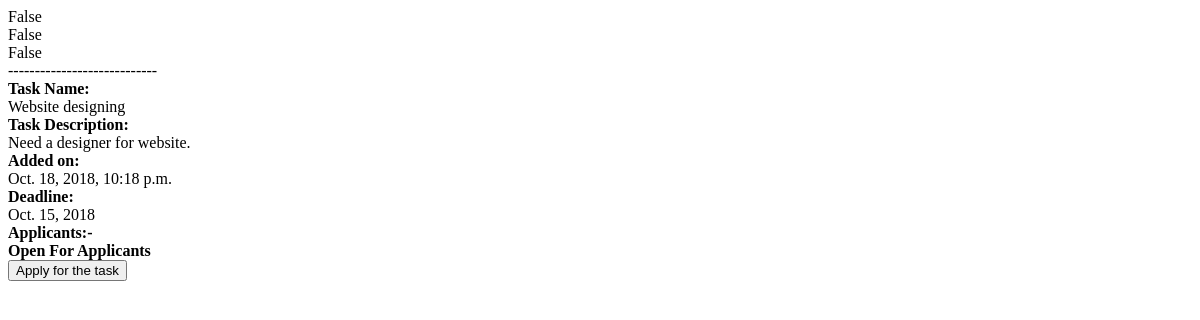
The page /portal/1/task_description/1/ on the database as committed earlier.
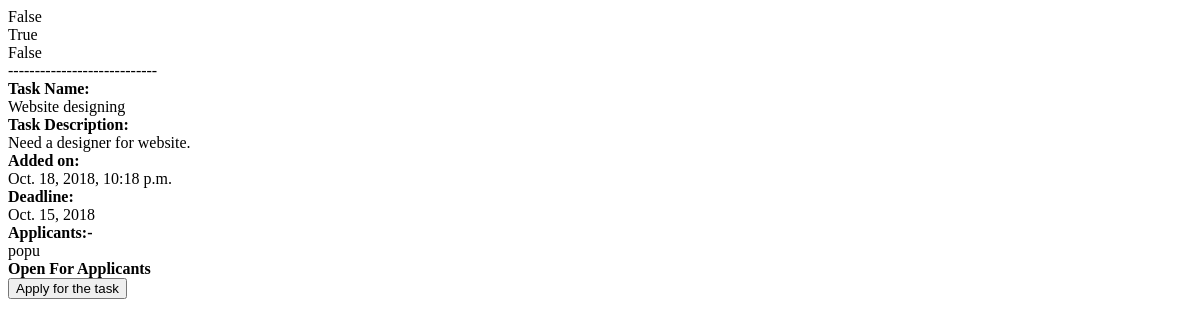
The same page on the database as committed later.
### Portal/models.py (models this page shows, shortened)
class Applicant(models.Model):
    user = models.ForeignKey(CustomUser, on_delete=models.CASCADE)
    task = models.ForeignKey(Task, on_delete=models.CASCADE)
    time_of_application = models.DateTimeField(default=datetime.datetime.now())

class CustomUser(models.Model):
    user = models.OneToOneField(User, on_delete=models.CASCADE)
    phone_number = models.IntegerField(blank=False, default=None)
    bio = models.TextField(max_length=500, default=None)
    image = models.ImageField(upload_to='profiles')
    batchYear = models.CharField(max_length=4, choices=(
        ("None", "None"), ("UG-1", "UG-1"), ("UG-2", "UG-2"), ("UG-3", "UG-3"), ("UG-4", "UG-4"), ("MS", "MS"),
        ("Ph.D", "Ph.D")), default='None')
    gender = models.CharField(max_length=1, choices=(("Male", "Male"), ("Female", "Female")), default="Male", blank=False)

### Portal/views.py (the view, shortened to what this page needs)
# urls.py: path('<int:project_id>/task_description/<int:task_id>/', task_description, name='task_description')
def task_description(request, project_id, task_id):
    task = Task.objects.get(id=task_id, project=project_id)
    context = dict()
    context['task'] = task
    context['is_leader'] = (task.project.leader.user == request.user)
    context['applicants'] = task.applicant_set.all()
    context['has_applicants'] = bool(len(context['applicants']))
    context['is_alloted'] = bool(len(task.contributor_set.all()))
    if context['is_alloted']:
        context['contributor'] = task.contributor_set.get()
    context['user'] = request.user
    task = Task.objects.get(id=task_id, project=project_id)
    context['task'] = task
    context['is_alloted'] = bool(len(task.contributor_set.all()))
    if context['is_alloted']:
        context['contributor'] = task.contributor_set.get()
    context['user'] = request.user
    context['has_applied'] = False
    for i in task.applicant_set.all():
        if i.user.user == request.user:
            context['has_applied'] = True
    return render(request, 'taskdescription.html', context)

### Portal/templates/taskdescription.html (shortened to what this page needs)
<!DOCTYPE html>
<html lang="en">
<head>
</head>
<body>
{{is_leader}}<br>
{{has_applicants}}<br>
{{is_alloted}}<br>
----------------------------<br>
<b>Task Name:</b><br>
{{task.task_name}}<br>
<b>Task Description:</b><br>
{{task.task_description}}<br>
<b>Added on:</b><br>
{{task.addedOn}}<br>
<b>Deadline:</b><br>
{{task.deadline}}<br>
<b>Applicants:-</b><br>
{% for i in applicants %}
	{{i.user.user.username}}<br/>
{% endfor %}
{% if is_alloted %}
	<b>Contributor:-</b><br>
	{{contributor.user.user.username}}<br/>
{% else %}
	{% if is_leader  %}
		{% if has_applicants %}
			<form method="POST" action="{%url 'Portal:task_description' task.project.id task.id %}">
				{%csrf_token%}
				<input type="hidden" name="work" value="select">
				{% for i in applicants %}
					<input type="radio" name="user_id" value="{{i.user.user.id}}">{{i.user.user.username}}<br>
				{% endfor %}
				<input type="submit" name="submit" value="select">
			</form>
		{% endif %}
	{% else%}
		{% if has_applied %}
			You have already applied for he task
		{% else %}
			<b>Open For Applicants</b>
			<form method="POST" action="{% url 'Portal:task_description' task.project.id task.id %}">
				<input type="submit" name="submit" value="Apply for the task">
			</form>
		{% endif %}
	{% endif %}
{% endif %}
</body>
</html>

Rows that differ between the two databases and show on the page:
added Applicant: user.user.username "popu"
Other text that changed with them:
{{ has_applicants }}: "False" → "True"
